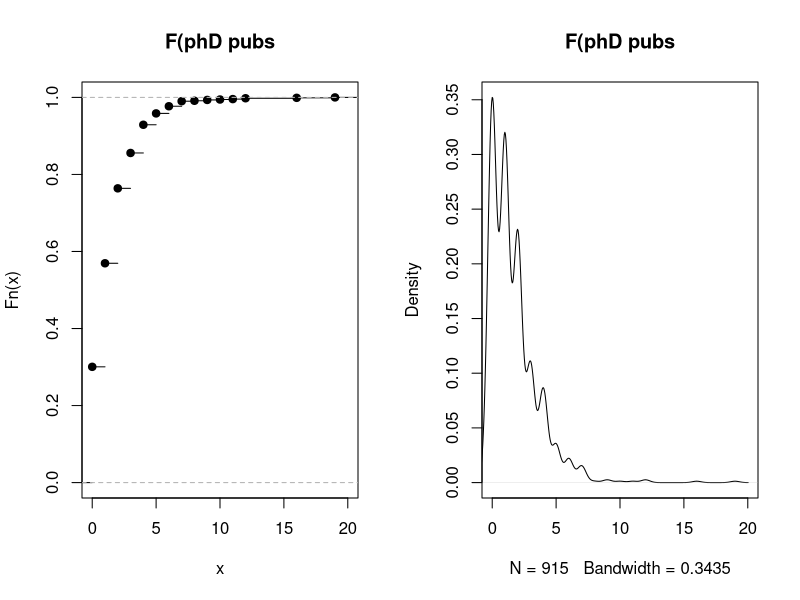
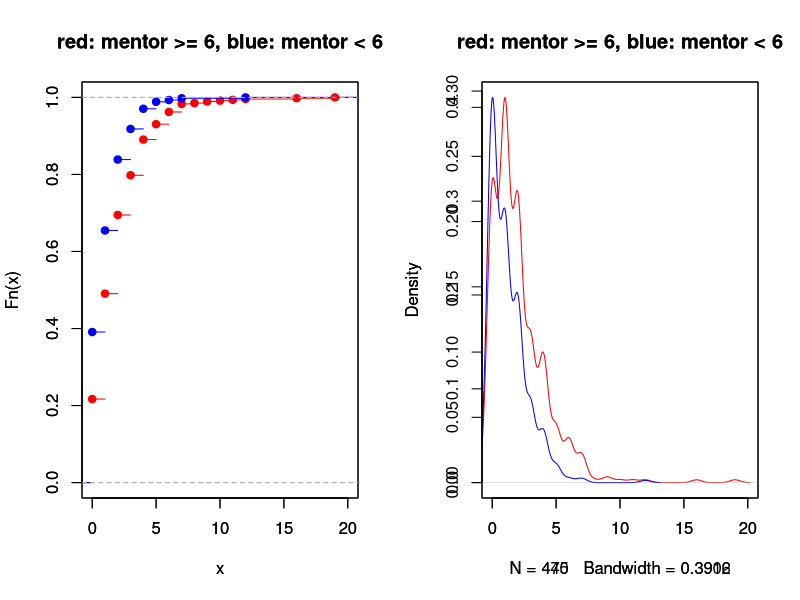
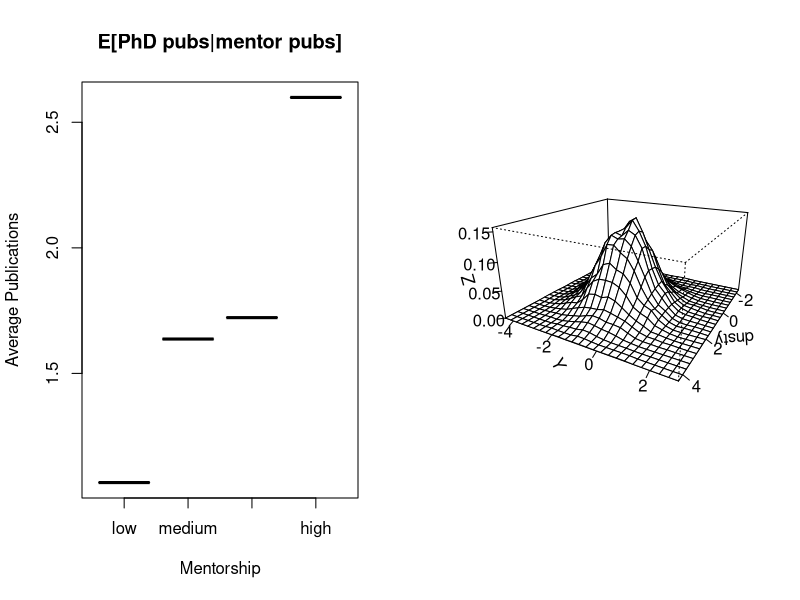
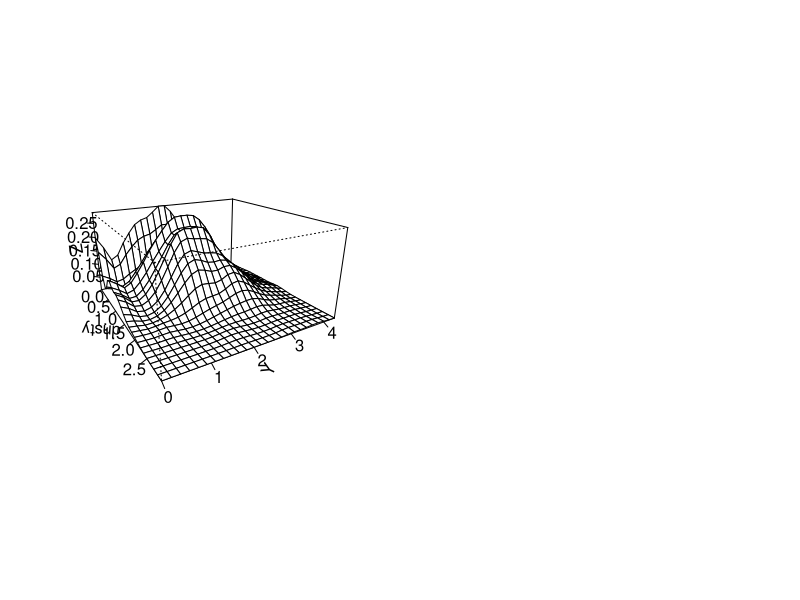

Reproduce these figures in R, in order.
## ---- chunk 1
# F_y|x (y|X=x) = Pr(Y <_ yy(X = x))

# Example with numbers, Y = annual inc in mil jpy, X= education in years

# F_Y|X(3|X = 9) = Pr(anninc < 3 mil jpy | jr high graduate)


## ---- chunk 2
# Conditional density function
# Is the derivative of the conditional distribution function and it is denoted by f_Y|X(y|X = x)

# which makes f_Y|X(y|X = x) = d/Fy Y_X|X(y|X = x)/dy

# This is just the PDF of Y for a sub-population satisfying X = x

# Example 


# f_Y|X(3|X = 9) = how many jr high graduates have an annual income of 3 mil jpy

# f_Y|X(3|X = 16) = how many college graduates have an annual income of 3 mil jpy

## ---- chunk 3
# package for applied econometrics with R
library(AER)
library(tidyverse)
data(PhDPublications)
head(PhDPublications,3)
## ---- chunk 4
# computes the empirical distribution function of a variable and here it is X
F <- ecdf(PhDPublications$articles)
# compute the kernel (smoothed) density of a variable and here it is X
f <- density(PhDPublications$articles)
# pars the two plots side by side
par(mfrow = c(1,2))
plot(F, xlim = c(0,20), main = "F(phD pubs")
plot(f, xlim = c(0,20), main = "F(phD pubs")
## ---- chunk 5
# Filtering for more than 6 mentors
data1 <- PhDPublications %>%
  filter(mentor >= 6)
# Filtering for less than 6 mentors
data2 <- PhDPublications %>%
  filter(mentor < 6)

## ---- chunk 6
F1 <- ecdf(data1$articles)
F2 <- ecdf(data2$articles)
f1 <- density(data1$articles)
f2 <- density(data2$articles)
par(mfrow = c(1,2))
fig_title <- "red: mentor >= 6, blue: mentor < 6"
plot(F1,col="red", xlim = c(0,20), main = fig_title)
par(new = TRUE)
plot(F2, col = "blue", xlim = c(0,20), main = fig_title)
plot(f1, col = "red", xlim = c(0,20), main = fig_title)
par(new = TRUE)
plot(f2, col = "blue", xlim = c(0,20), main = fig_title)
#  we can see that the students with more mentors have more publications/producitivity
## ---- chunk 7
# Conditional expectation
# Let Y|X(y|X = x) be the conditional density function of Y given X = x

# E(Y|X = x) = integral of y*f_Y|X(y|X = x)dy

# is called the conditional expectation of Y given X = x

# This is the expected value of Y for a sub-population satisfying X = x

# Example

# E(Y|X = 9) = expected annual income of jr high graduates
# E(Y|X = 16) = expected annual income of college graduates
# Normally, E(Y|X = 9) < E(Y|X = 16) is expected

#E(Y|X = x) is the value obtained by plugging x into the conditional expectation function.
## ---- chunk 8
# E(Y|X = x) can be estimated by the average of Y for the sub-population satisfying X = x
quant <- quantile(PhDPublications$mentor, probs = c(0.25, 0.5, 0.75))
quant
## ---- chunk 9
# cut discretize the variable following the given break points
# what we do is E[Y|L], E[Y|M],E[Y|M2], E[Y|H]
pubdata <- PhDPublications %>%
  mutate(mentorpub = cut(mentor,
                         breaks = c(-Inf,quant, Inf), 
                         labels = c("low", "medium","medium2", "high")))

pubdata <- pubdata %>%
  group_by(mentorpub) %>%
  summarize(AvgPubs = mean(articles))
## ---- chunk 10
plot(pubdata$mentorpub, pubdata$AvgPubs, type = "b", xlab = "Mentorship", ylab = "Average Publications", main = "E[PhD pubs|mentor pubs]")

## ---- chunk 11
# Joint distribution function, joint density function

# For random variables (Y,X), the probability of {Y <_ y, X <_ x} is called the joint distribution function and is denoted by F_YX(y,x)

# F_YX(y,x) = Pr(Y <_ y, X <_ x)

# In addition, ,by taking the partial derivative of the joint distribution function, we can obtain the joint density function f_YX(y,x)

# f_YX(y,x) = d^2/F_YX(y,x)/dydx ( F_yx(a,b) = integral of integral of f_YX(y,x)dydx)

# Expacatition of a product of random variables

# The expactation of the product of random variables Y and X is given by

# E(YX) = integral of integral of yxf_YX(y,x)dxdy

## ---- chunk 12
library(MASS)

xy <- mvrnorm(5000, c(1,-1), Sigma = diag(2))
x <- xy[,1] 
y <- xy[,2]
dnsty <- kde2d(x, y)
persp(dnsty, theta = 120, phi = 20, expand = 0.5, ticktype = "detailed")
## ---- chunk 13
# Joint distrbution and joint density
x <- log(PhDPublications$articles + 1)
y <- log(PhDPublications$mentor + 1)

dnsty <- kde2d(x, y)

persp(dnsty, theta = 60, phi = 20, expand = 0.5, ticktype = "detailed")


## ---- chunk 14
# Marginal distribution and marginal density

# Given a joint distribution of random variables, the distribution and density function of each random variable are called the marginal distribution and marginal density function, respectively.

# The marginal distribution function of Y is given by F_Y(y) can be derived from the joint distribution function F_YX(y,x) as follows:

# F_Y(y) = Pr(Y < y) = Pr(Y < y, X < Inf) = F_YX(y, Inf)

# namefor, for any a,

# F_Y(a) = integral of F_YX(a,x)dx = integral of integral of f_YX(y,x)dydx

# Which further implies that

# f_Y(y) = dF_Y(y)/dy = integral of f_YX(y,x)dx


# Obtaining the marginal density by integrating the joint density is called marginalization.



## ---- chunk 15
# Conditional density and joint density

# The following relationshop between the joint probability Pr(A,B) and the conditional probability Pr(A|B) holds:

# Pr(A,B) = Pr(A|B)/Pr(B)

# The same relationship holds for the joint density and the conditional density:

# f_AB(a,b) = f_A|B(a|b)f_x(x)

## ---- chunk 16
# Covariance and correlation

# For two random variables X and Y, the covariance is defined as

# Cov(X,Y) = E[(X - E(X))(Y - E(Y))] = E(XY) - E(X)E(Y)

# In particular, if either X or Y has mean zero, the covariance is equal to the expectation of the product of X and Y.

# The correlation is defined as (pearsons)

# Corr(X,Y) = Cov(X,Y)/sqrt(Var(X)Var(Y))

# The correlation is a normalized value that ranges from -1 to 1. A value of 1 indicates a perfect positive linear relationship, a value of -1 indicates a perfect negative linear relationship, and a value of 0 indicates no linear relationship.



## ---- chunk 17
# Independence of random variables

# For two events {Y < y} and {X < x}, if

# Pr(Y < y, X < x) = Pr(Y < Y) * Pr(X < x)

# in other words, FYX(y,x) = FY(y)FX(x), then X and Y are independent.

# Let FXY(x,y) be the joint distribution function of X and Y, and let FX(x) and FY(y) be the marginal distribution functions of X and Y, respectively. We say that X and Y are independent if

# FXY(x,y) = FX(x) * FY(y) holds for any (x,y).

# When two random variables Y and X are independent, we also have

# fXY(x,y) = fX(x) * fY(y)

#because

# fXY(x,y) = d^2/FXY(x,y)/dxdy = d/dx * d/dy(FX(x)FY(y)) = d/dx(FX(x)) * d/dy(FY(y)) = fX(x)fY(y)

# Property of indepent random variables

# E(XY) = E(X)E(Y)


## ---- chunk 18
